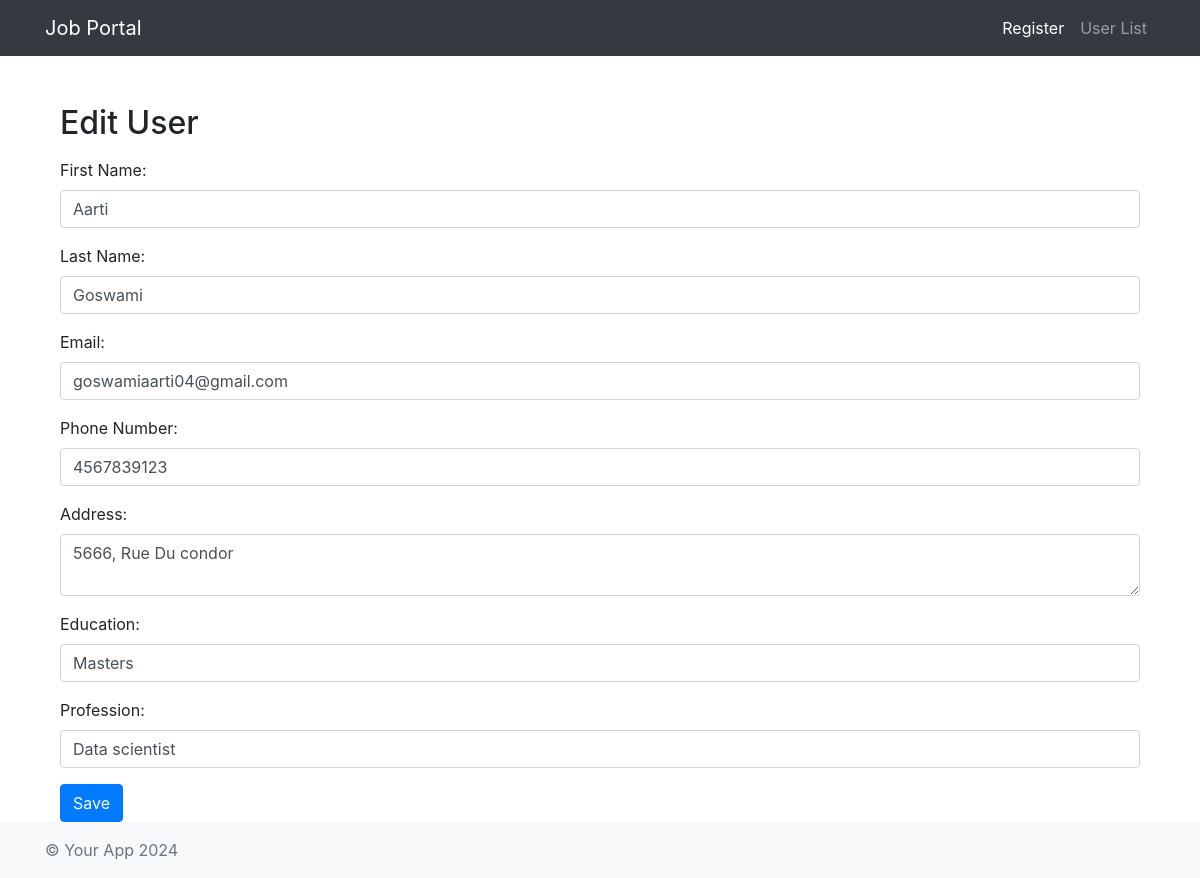
Before: /edit-user/1/ with the older database file.
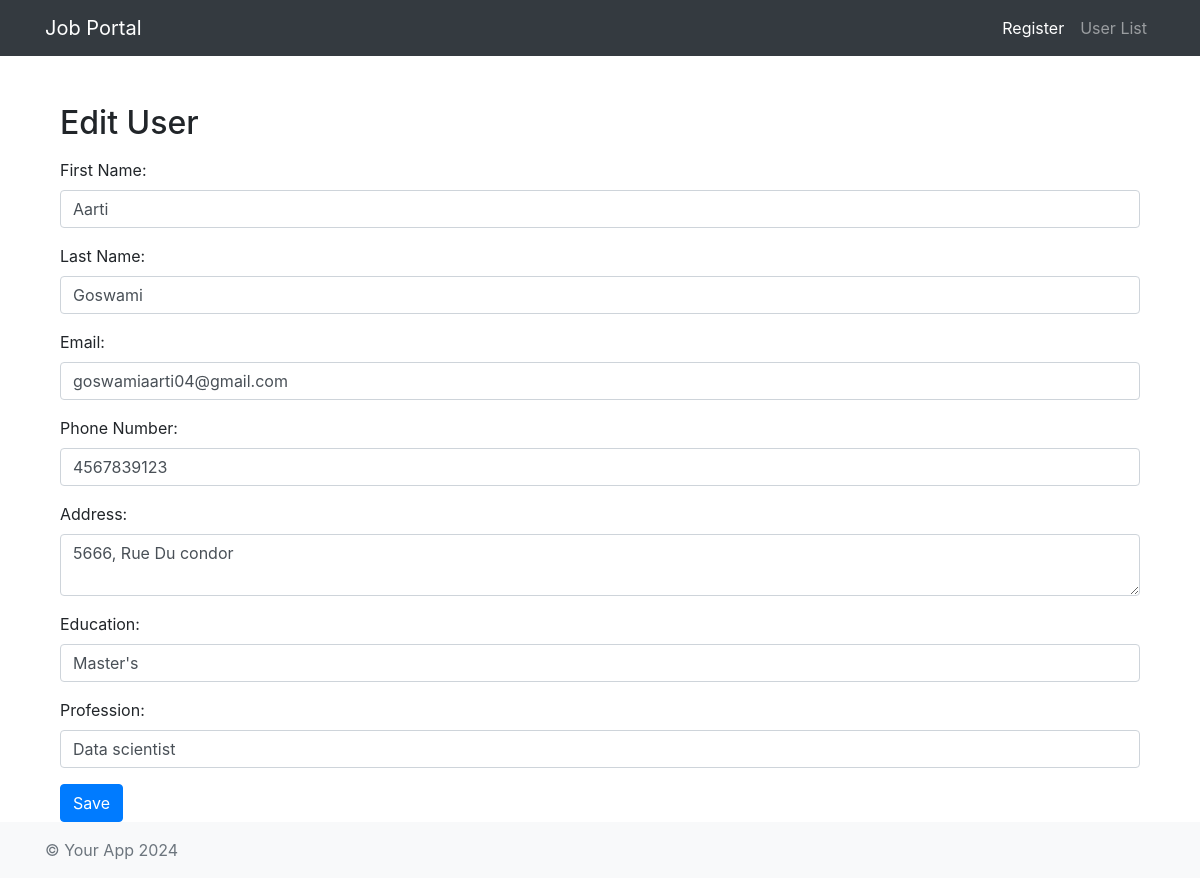
After: the same page with the newer database file.
### members/models.py (models this page shows, shortened)
class User(models.Model):
    first_name = models.CharField(max_length=100)
    last_name = models.CharField(max_length=100)
    email = models.EmailField(unique=True)
    phone_number = models.CharField(max_length=15)
    address = models.TextField()
    education = models.CharField(max_length=100)
    profession = models.CharField(max_length=100)

### members/views.py (the view)
# urls.py: path('edit-user/<int:user_id>/', views.edit_user, name='edit_user'),
def edit_user(request, user_id):
    user = get_object_or_404(User, pk=user_id)
    if request.method == 'POST':
        form = UserForm(request.POST, instance=user)
        if form.is_valid():
            form.save()
            return redirect('user_list')
    else:
        form = UserForm(instance=user)
    return render(request, 'edit_user.html', {'form': form, 'user': user})

### members/forms.py
class UserForm(forms.ModelForm):
    class Meta:
        model = User
        fields = ['first_name', 'last_name', 'email', 'phone_number', 'address', 'education', 'profession']

### members/templates/edit_user.html (shortened to what this page needs)
{% extends 'base.html' %}
{% block content %}
<div class="container">
    <h2 class="mt-5">Edit User</h2>
    <form method="post" class="mt-3">
        <div class="form-group">
            <label for="id_first_name">First Name:</label>
            <input type="text" id="id_first_name" name="first_name" class="form-control" value="{{ user.first_name }}">
        </div>
        <div class="form-group">
            <label for="id_last_name">Last Name:</label>
            <input type="text" id="id_last_name" name="last_name" class="form-control" value="{{ user.last_name }}">
        </div>
        <div class="form-group">
            <label for="id_email">Email:</label>
            <input type="email" id="id_email" name="email" class="form-control" value="{{ user.email }}">
        </div>
        <div class="form-group">
            <label for="id_phone_number">Phone Number:</label>
            <input type="text" id="id_phone_number" name="phone_number" class="form-control" value="{{ user.phone_number }}">
        </div>
        <div class="form-group">
            <label for="id_address">Address:</label>
            <textarea id="id_address" name="address" class="form-control">{{ user.address }}</textarea>
        </div>
        <div class="form-group">
            <label for="id_education">Education:</label>
            <input type="text" id="id_education" name="education" class="form-control" value="{{ user.education }}">
        </div>
        <div class="form-group">
            <label for="id_profession">Profession:</label>
            <input type="text" id="id_profession" name="profession" class="form-control" value="{{ user.profession }}">
        </div>
        <button type="submit" class="btn btn-primary">Save</button>
    </form>
</div>
{% endblock %}

Changed rows visible on the page:
changed User "Aarti": education "Masters" → "Master's"
